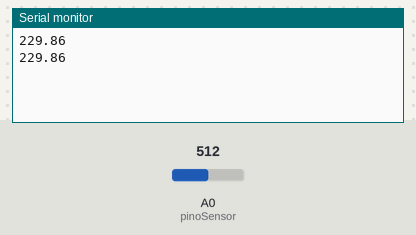
This sketch was run on a simulated Arduino Uno, built with avr-gcc and run on an emulated ATmega328P. Shown: the last lines printed to the serial monitor. The test bench sets the inputs (shaded band); at power-on: A0 (pinoSensor) = 512.

Above: at 1.8 s.
1.9 s: A0 (pinoSensor) set to 716
At 2.8 s:
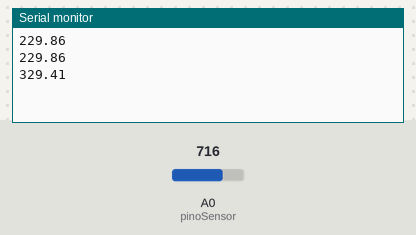
3.4 s: A0 (pinoSensor) set to 900
At 4.8 s:
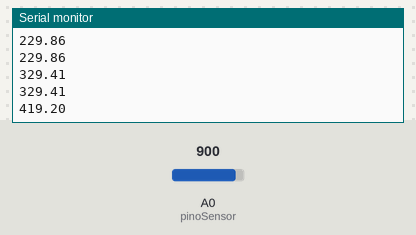
Timing chart, 0 to 6.4 s (numbered marks = the images above; inputs shaded):
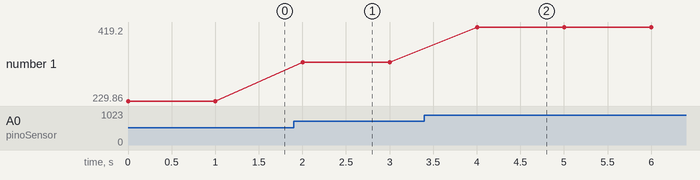

Measured:
- after the input at 1.9 s, the serial monitor: prints a new line after 0.10 s (image 1)
- after the input at 3.4 s, the serial monitor: prints a new line after 0.60 s (image 2)
- plotted number 1: 229.86 → 329.41 after the input at 1.9 s, 329.41 → 419.2 after the input at 3.4 s

The sketch:

Codigo_LM35.ino
```cpp
int pinoSensor = 0;
int valorLido = 0;
float temperatura = 0;
//bloco de variavel

void setup(){
  Serial.begin(9600);
}

void loop(){
  valorLido = analogRead(pinoSensor);
  temperatura = (valorLido * 0.00488);
  temperatura = (temperatura * 100 + 5) - 25;

  Serial.println(temperatura);


  delay(1000);
}
```
